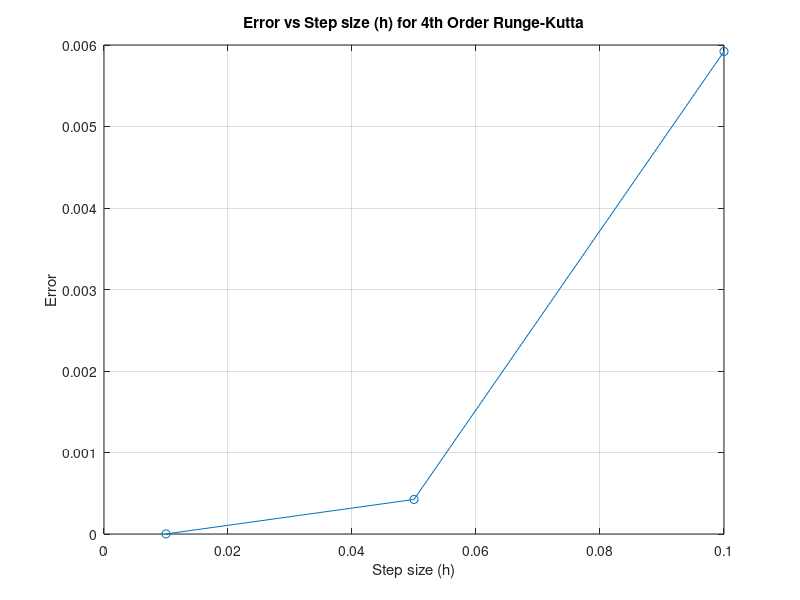

This chart was generated by the following MATLAB code:
clc; clear;format short

f = @(t, x) t + 2*x*t;  % 함수 정의
x_exact = @(t) 0.5 * (exp(t.^2) - 1); % 실제 함수
t0 = 0; x0 = 0; % 초기 조건

t_end = 2;
h_value= [0.01, 0.05, 0.1];
error = zeros(1, length(h_value));

for j = 1:3
    h = h_value(j);
    N = (t_end - t0) / h; % 문제에 주어진 조건
    t = t0:h:t_end;
    x = zeros(1, N+1);
    x(1) = x0; %t,x 행렬 만들기

    %4차 runge-kutta 
    for n = 1:N
    k1 = f(t(n), x(n));
    k2 = f(t(n) + h/2, x(n) + h*k1/2);
    k3 = f(t(n) + h/2, x(n) + h*k2/2);
    k4 = f(t(n) + h, x(n) + h*k3);
    x(n+1) = x(n) + h/6*(k1 + 2*k2 + 2*k3 + k4);
    end


%실제 함수
x_true=x_exact(t);

error(j)=abs(x_true(end)-x(end));
end

error_ratio=[error(2)/error(1) error(3)/error(2)] 
%각각 h가 5배, 2배 되었으므로, O(h^4)는 625배,16배 되어야한다.

figure;
plot(h_value, error, 'o-');
xlabel('Step size (h)');
ylabel('Error');
title('Error vs Step size (h) for 4th Order Runge-Kutta');
grid on;
